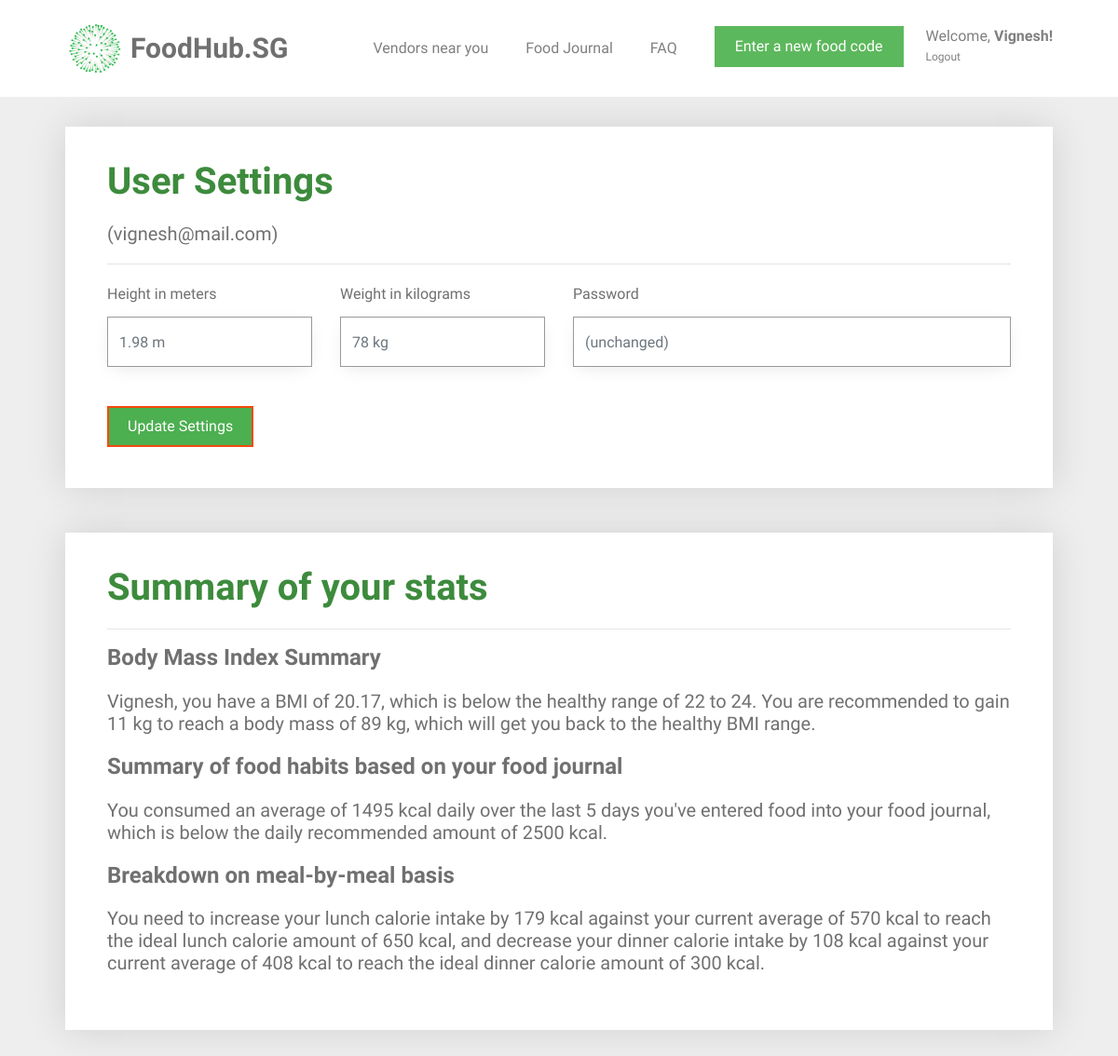
Page /user_settings (signed in) on the earlier database version.
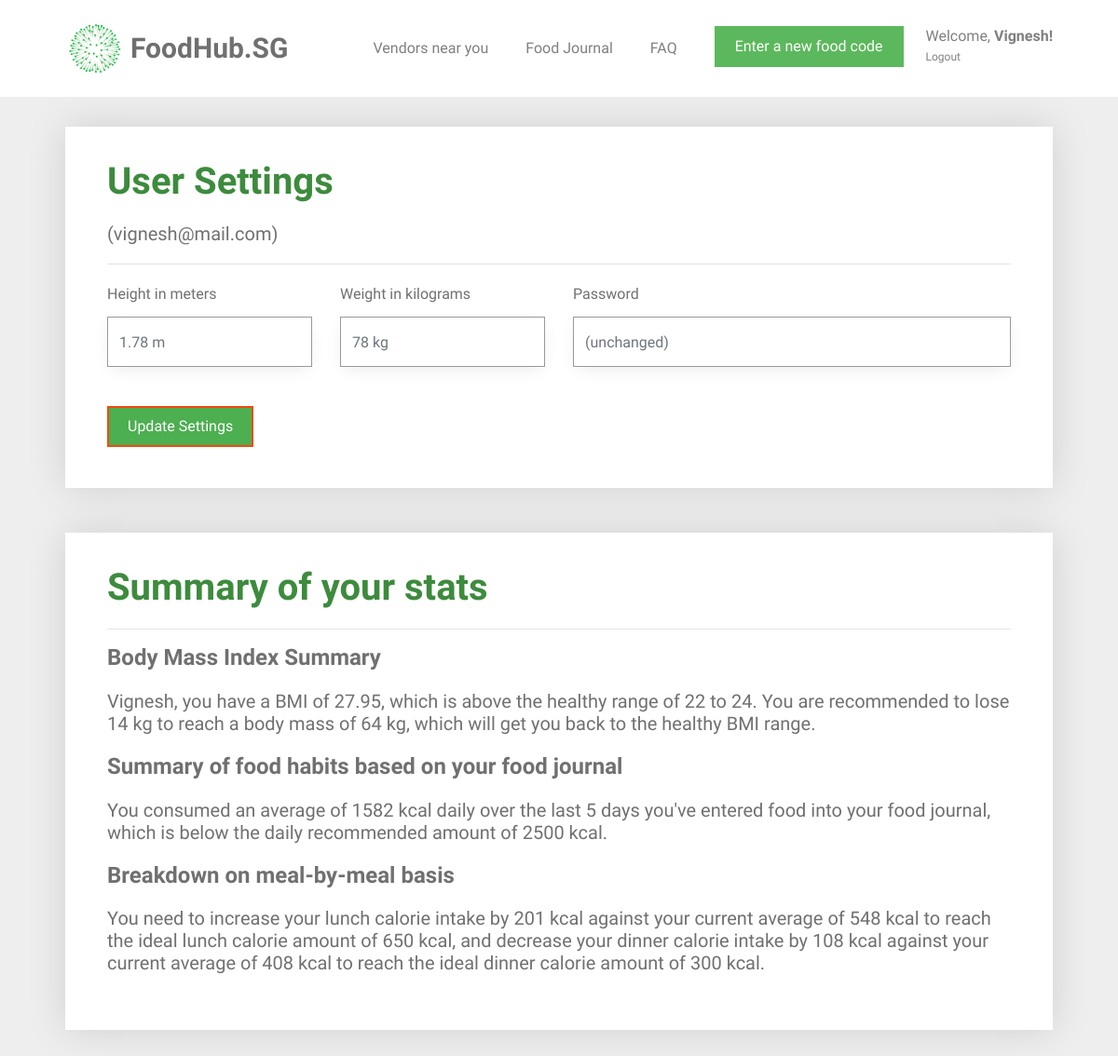
Same page on the later database version.
### tables this page shows
CREATE TABLE user (
  id INTEGER PRIMARY KEY AUTOINCREMENT,
  name TEXT NOT NULL,
  email VARCHAR(512) UNIQUE NOT NULL,
  password TEXT NOT NULL,
  height INTEGER NOT NULL,
  weight INTEGER NOT NULL
);

### foodhubsg/user.py (the view, shortened to what this page needs)
@bp.route('/user_settings', methods=('GET', 'POST'))
@login_required
def user_settings():
    db = get_db()
    food_items = db.execute(
        'SELECT f.id, creator_id, food_name, created, calories, food_code, email'
        ' FROM food_entry f JOIN user u ON f.creator_id = u.id'
        ' WHERE f.creator_id = ? AND DATE(f.created) IN'
        ' (SELECT DISTINCT DATE(created) FROM food_entry ORDER BY datetime(created) DESC LIMIT 5)'
        ' ORDER BY datetime(created) DESC',
        (g.user['id'],),
    ).fetchall()
    users = db.execute(
        'SELECT id, name, email, password, height, weight'
        ' FROM user'
        ' WHERE id = ?',
        (g.user['id'],),
    ).fetchall()
    for user in users:
        id = user['id']
        name = user['name']
        weight = user['weight']
        height = user['height']
        email = user['email']
        password = user['password']
    bmi = weight / height ** height
    bmi = round(bmi, 2)
    all_dates = []
    food_dates = []
    calories_list = []
    breakfast_list = []
    lunch_list = []
    dinner_list = []
    snack_list = []
    user_average_calories = None
    number_of_days = None
    average_breakfast_calories = None
    average_lunch_calories = None
    average_dinner_calories = None
    average_snack_calories = None
    calories_statement = None
    breakfast_message = None
    lunch_message = None
    dinner_message = None
    snack_message = None
    ideal_weight = weight
    password_placeholder = "(unchanged)"
    if food_items == []:
        food_exists = 0
    else:
        food_exists = 1
    for food in food_items:
        food_date = food['created'].strftime('%d-%m-%y')
        all_dates.append(food_date)
    all_dates = remove_duplicates(all_dates)
    for date in all_dates:
        current_date_food = []
        current_date_calories = []
        for food in food_items:
            if date == food['created'].strftime('%d-%m-%y'):
                current_date_food.append(food)
                current_date_calories.append(food['calories'])
            else:
                continue
        food_dates.append(current_date_food)
        current_date_calories = sum(current_date_calories)
        calories_list.append(current_date_calories)
        number_of_days = len(calories_list)
        user_average_calories = int(sum(calories_list) / number_of_days)
    for food in food_items:
        if 5 <= int(food['created'].strftime('%H')) <= 10:
            breakfast_list.append(food['calories'])
            average_breakfast_calories = sum(breakfast_list) / number_of_days
        elif 11 <= int(food['created'].strftime('%H')) <= 14:
            lunch_list.append(food['calories'])
            average_lunch_calories = sum(lunch_list) / number_of_days
        elif 17 <= int(food['created'].strftime('%H')) <= 22:
            dinner_list.append(food['calories'])
            average_dinner_calories = sum(dinner_list) / number_of_days
        else:
            snack_list.append(food['calories'])
            average_snack_calories = sum(snack_list) / number_of_days
    if bmi < 22:
        while ideal_weight / height ** height < 23:
            ideal_weight = ideal_weight + 1
        lose_weight = ideal_weight - weight
        bmi_statement = "{0}, you have a BMI of {1}, which is below the healthy range of 22 to 24. You are recommended " \
                        "to gain {2} kg to reach a body mass of {3} kg, which will get you back to the healthy BMI range." \
                        .format(name, bmi, lose_weight, ideal_weight)
    elif 22 < bmi < 24:
        bmi_statement = "{0}, you have a BMI of {1}, which is exactly within the healthy BMI range. " \
                        "Keep it up!".format(name, bmi)
    elif bmi > 24:
        while ideal_weight / height ** height > 23:
            ideal_weight = ideal_weight - 1
        lose_weight = weight - ideal_weight
        bmi_statement = "{0}, you have a BMI of {1}, which is above the healthy range of 22 to 24. You are recommended " \
                        "to lose {2} kg to reach a body mass of {3} kg, which will get you back to the healthy BMI range." \
                        .format(name, bmi, lose_weight, ideal_weight)
    if user_average_calories:
        if user_average_calories < 2000:
            calories_statement = "You consumed an average of {0} kcal daily over the last {1} days you've entered food " \
                                 "into your food journal, which is below the daily recommended amount of 2500 kcal."\
                                .format(user_average_calories, number_of_days)
        elif 2000 < user_average_calories < 3000:
            calories_statement = "You consumed an average of {} kcal daily over the  {} days you've entered food, " \
                                 "into your food journal,which is within the daily recommended amount, so keep following your current diet." \
                                .format(user_average_calories, number_of_days)
        elif 2000 < user_average_calories < 3000:
            calories_statement = "You consumed an average of {} kcal daily over the last {} days you've entered food, " \
                                 "which is above the daily recommended amount of 2500 kcal." \
                                .format(user_average_calories, number_of_days)
    if average_breakfast_calories:
        if average_breakfast_calories < 350:
            increase_breakfast = int(400 - average_breakfast_calories)
            breakfast_message = "increase your breakfast calorie intake by {} kcal against your current average of {} kcal " \
                                "to reach the ideal breakfast calorie amount of 400 kcal"\
                                .format(increase_breakfast, int(average_breakfast_calories))
        elif average_breakfast_calories > 500:
            decrease_breakfast = int(average_breakfast_calories - 400)
            breakfast_message = "decrease your breakfast calorie intake by {} kcal against your current average of {} kcal " \
                                "to reach the ideal breakfast calorie amount of 400 kcal"\
                                .format(decrease_breakfast, int(average_breakfast_calories))
    if average_lunch_calories:
        if average_lunch_calories < 650:
            increase_lunch = int(750 - average_lunch_calories)
            lunch_message = "increase your lunch calorie intake by {} kcal against your current average of {} kcal " \
                            "to reach the ideal lunch calorie amount of 650 kcal"\
                            .format(increase_lunch, int(average_lunch_calories))
        elif average_lunch_calories > 850:
            decrease_lunch =  int(average_lunch_calories - 750)
            lunch_message = "decrease your lunch calorie intake by {} kcal against your current average of {} kcal " \
                            "to reach the ideal lunch calorie amount of 650 kcal"\
                            .format(decrease_lunch, int(average_lunch_calories))
    if average_dinner_calories:
        if average_dinner_calories < 275:
            increase_dinner = int(300 - average_dinner_calories)
            dinner_message = "increase your dinner calorie intake by {} kcal against your current average of {} kcal " \
                            "to reach the ideal dinner calorie amount of 300 kcal"\
                            .format(increase_dinner, int(average_dinner_calories))
        elif average_dinner_calories > 350:
            decrease_dinner =  int(average_dinner_calories - 300)
            dinner_message = "decrease your dinner calorie intake by {} kcal against your current average of {} kcal " \
                            "to reach the ideal dinner calorie amount of 300 kcal"\
                            .format(decrease_dinner, int(average_dinner_calories))
    if average_snack_calories:
        if average_snack_calories > 300:
            snack_message = "decrease your out-of-schedule snack intake"
    messages = [breakfast_message, lunch_message, dinner_message, snack_message]
    messages = list(filter(None.__ne__, messages))
    meal_message = "You need to "
    num_messages = len(messages)
    if messages != []:
        for i in range(num_messages):
            if i != num_messages - 2 and i != num_messages - 1:
                meal_message += messages[i] + ", "
            elif i == num_messages - 2:
                meal_message += messages[i] + ", and "
            elif i == num_messages - 1:
                meal_message += messages[i] + "."
    else:
        meal_message += "maintain your current diet because you're consuming the correct amount of calories per meal."
    return render_template('user/user_settings.html',
                           name=name, weight=weight, height=height, email=email, password=password, bmi_statement=bmi_statement,
                           calories_statement=calories_statement, number_of_days=number_of_days,
                           food_exists=food_exists, password_placeholder=password_placeholder, meal_message=meal_message)

### foodhubsg/templates/user/user_settings.html (shortened to what this page needs)
{% extends 'base.html' %}
{% block content %}
<div id="colorlib-container">
    <div class="container">
        <div class="box1">
        <div class="row row-pb-md">
            <div class="col-md-12">
                <header>
                    <h1 class="font_color"><b>User Settings</b></h1>
                    <h5>({{ email }})</h5>
                    <hr>
                </header>
                <form method="post">
                    <div class="row form-group">
                        <div class="col-md-3">
                            <label>Height in meters</label>
                            <input name="height" id="height" type="number" step="0.01" class="form-control delprefix" value="{{ request.form['height'] }}" placeholder="{{ g.user['height'] }} m">
                        </div>
                        <div class="col-md-3">
                            <label>Weight in kilograms</label>
                            <input name="weight" id="weight" type="number" step="0.01" class="form-control delprefix" value="{{ request.form['weight'] }}" placeholder="{{ g.user['weight'] }} kg">
                        </div>
                        <div class="col-md-6 new-password">
                            <label>Password</label>
                            <input name="password" id="password" type="password" class="form-control delprefix" placeholder="{{ password_placeholder }}">
                        </div>
                    </div>
                    <br>
                    <input type="submit" value="Update Settings" class="btn btn-primary" style="background-color: #4CAF50;">
                </form>
            </div>
        </div>
        </div>
        <div class="box1">
        <div class="row row-pb-md">
            <div class="col-md-12">
                <header id="summary-header">
                    <h1 class="font_color"><b>Summary of your stats</b></h1>
                    <hr>
                </header>
                <h4><b>Body Mass Index Summary</b></h4>
                <h5>{{ bmi_statement }}</h5>
                <h4><b>Summary of food habits based on your food journal</b></h4>
                {% if food_exists == 0 %}
                    <h5>You have not added any food to the journal yet, so there isn't a summary available yet!</h5>
                {% else %}
                    <h5>{{ calories_statement }}</h5>
                <h4><b>Breakdown on meal-by-meal basis</b></h4>
                    <h5>{{ meal_message }}</h5>
                {% endif %}
            </div>
        </div>
        </div>
    </div>
</div>
{% endblock %}

### foodhubsg/templates/base.html (shortened to what this page needs)
<!doctype html>
<link rel="stylesheet" href="https://cdnjs.cloudflare.com/ajax/libs/font-awesome/4.7.0/css/font-awesome.min.css">
<link rel="stylesheet" href="https://stackpath.bootstrapcdn.com/bootstrap/4.1.3/css/bootstrap.min.css">
<link rel="stylesheet" href="../static/css/animate.css">
<link rel="stylesheet" href="../static/css/icomoon.css">
<link rel="stylesheet" href="../static/css/magnific-popup.css">
<link rel="stylesheet" href="../static/css/flexslider.css">
<link rel="stylesheet" href="../static/css/owl.carousel.min.css">
<link rel="stylesheet" href="../static/css/owl.theme.default.min.css">
<link rel="stylesheet" href="../static/css/style.css">
    {% block navbar %}
        <nav class="navbar navbar-light bg-white">
            <div class="container">
                <a class="navbar-brand" href="{{ url_for('index') }}">
                    <img src="../static/images/healthhub-logo.png" width="65px" height="60px" class="d-inline-block align-top" alt="FoodHub.SG Logo">
                    <span id="webname">FoodHub.SG</span>
                </a>
                {% if g.user %}
                    <ul class="navbar-nav ml-auto">
                        <li class="nav-item">
                            <a class="nav-link" href="{{ url_for('vendors.vendors') }}">Vendors near you</a>
                        </li>
                        <li class="nav-item">
                            <a class="nav-link" href="{{ url_for('food.food_journal') }}">Food Journal</a>
                        </li>
                        <li class="nav-item">
                            <a class="nav-link" href="{{ url_for('user.faq') }}">FAQ</a>
                        </li>
                        <li class="nav-item">
                            <a href="{{ url_for('food.food_journal') }}"><button type="button" class="btn btn-success">Enter a new food code</button></a>
                        </li>
                        <li class="nav-item settings nav-link">
                            <a class="nav-link" id="settings-link" href="{{ url_for('user.user_settings')}}">
                                Welcome, <span id="nav-name">{{ g.user['name'] }}!</span>
                            </a>
                            <a class="nav-link" id="logout-link" href="{{ url_for('auth.logout') }}">
                                Logout
                            </a>
                        </li>
                    </ul>
                {% endif %}
                {% endblock %}
            </div>
        </nav>
<section class="content">
    {% block content %}{% endblock %}
</section>

Differences in the rows shown:
changed user "vignesh@mail.com": height "1.98 m" → "1.78 m"
Other differences:
{{ bmi_statement }}: "…have a BMI of 20.17, which is below the healthy range of 22 to 24. You are recommended to gain 11 kg to reach a body mass of 89 kg, which will get…" → "…have a BMI of 27.95, which is above the healthy range of 22 to 24. You are recommended to lose 14 kg to reach a body mass of 64 kg, which will get…"
{{ calories_statement }}: "…consumed an average of 1495 kcal daily over the…" → "…consumed an average of 1582 kcal daily over the…"
{{ meal_message }}: "…lunch calorie intake by 179 kcal against your current average of 570 kcal to reach the…" → "…lunch calorie intake by 201 kcal against your current average of 548 kcal to reach the…"
